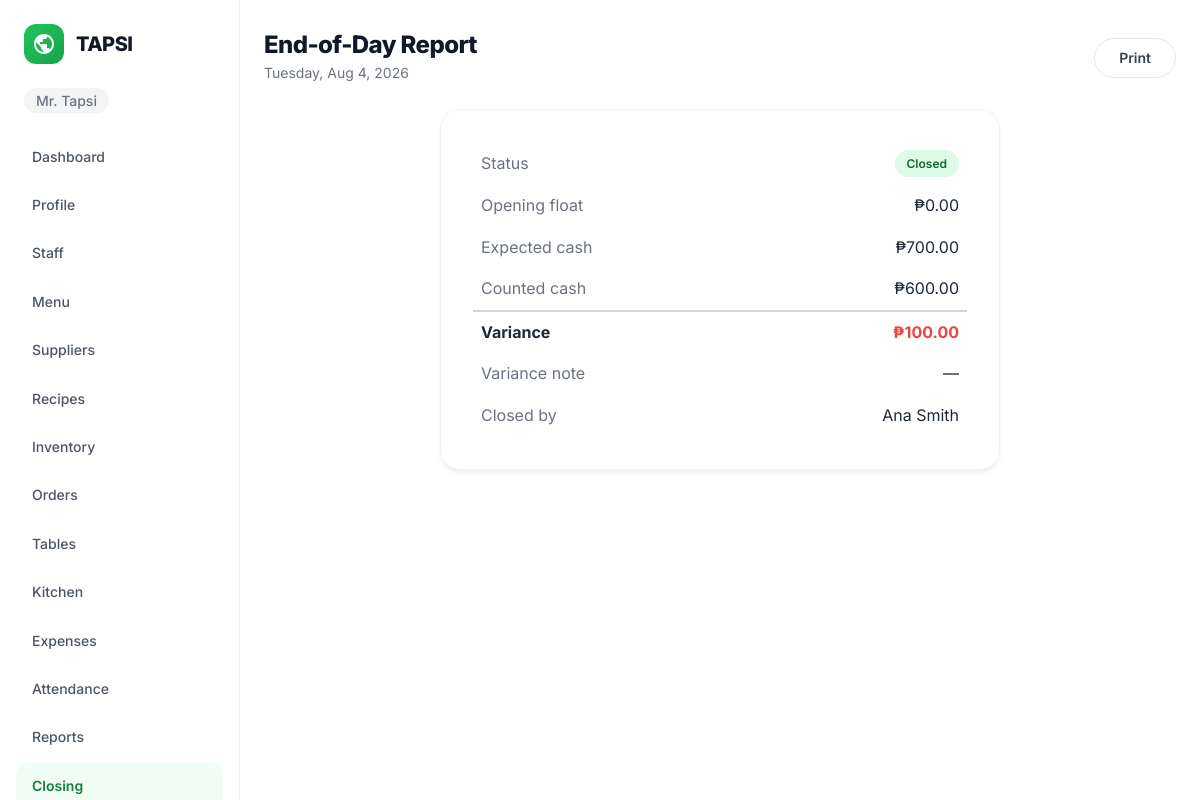
The page /closing/report/3/ (signed in) on the database its author committed.
### accounts/models.py (models this page shows, shortened)
class User(AbstractUser):
    class Role(models.TextChoices):
        OWNER = "OWNER", "Owner"
        MANAGER = "MANAGER", "Manager"
        CASHIER = "CASHIER", "Cashier"
        KITCHEN = "KITCHEN", "Kitchen"
    username = models.CharField(max_length=254, unique=True, editable=False)
    email = models.EmailField(unique=True)
    restaurant = models.ForeignKey(Restaurant, on_delete=models.PROTECT, related_name="users", null=True, blank=True)
    role = models.CharField(max_length=10, choices=Role.choices, default=Role.CASHIER)
    phone = models.CharField(max_length=30, blank=True, validators=[RegexValidator(r"^[0-9+() -]*$", "Enter a valid phone number.")])
    avatar = models.FileField(upload_to="avatars/", blank=True)
    must_change_password = models.BooleanField(default=False)
    failed_login_count = models.PositiveSmallIntegerField(default=0)
    locked_until = models.DateTimeField(null=True, blank=True)
    pending_email = models.EmailField(blank=True)
    is_deleted = models.BooleanField(default=False)
    deleted_at = models.DateTimeField(null=True, blank=True)
    USERNAME_FIELD = "email"
    REQUIRED_FIELDS: list[str] = []
    objects = UserManager()
    class Meta:
        indexes = [
            models.Index(fields=["restaurant", "role"]),
            models.Index(fields=["restaurant", "is_active", "is_deleted"]),
        ]

class Restaurant(models.Model):
    name = models.CharField(max_length=150)
    address = models.TextField(blank=True)
    contact_number = models.CharField(max_length=30, blank=True)
    tin = models.CharField(max_length=30, blank=True)
    is_vat_registered = models.BooleanField(default=False)
    receipt_footer = models.CharField(max_length=255, blank=True)
    timezone = models.CharField(max_length=50, default="Asia/Manila", editable=False)
    created_at = models.DateTimeField(auto_now_add=True)

### closing/models.py (models this page shows, shortened)
class DailyClosing(models.Model):
    class Status(models.TextChoices):
        CLOSED = "CLOSED", "Closed"
        REOPENED = "REOPENED", "Reopened"
    restaurant_id = models.PositiveIntegerField(db_index=True)
    business_date = models.DateField(db_index=True)
    opening_float = models.DecimalField(max_digits=12, decimal_places=2, default=0)
    expected_cash = models.DecimalField(max_digits=12, decimal_places=2, default=0)
    counted_cash = models.DecimalField(max_digits=12, decimal_places=2, default=0)
    variance = models.DecimalField(max_digits=12, decimal_places=2, default=0)
    variance_note = models.CharField(max_length=255, blank=True)
    status = models.CharField(max_length=10, choices=Status.choices, default=Status.CLOSED)
    closed_by = models.ForeignKey(
        "accounts.User", on_delete=models.SET_NULL, null=True, blank=True,
        related_name="days_closed",
    )
    reopened_by = models.ForeignKey(
        "accounts.User", on_delete=models.SET_NULL, null=True, blank=True,
        related_name="days_reopened",
    )
    reopen_reason = models.CharField(max_length=255, blank=True)
    reopened_at = models.DateTimeField(null=True, blank=True)
    created_at = models.DateTimeField(auto_now_add=True)
    updated_at = models.DateTimeField(auto_now=True)
    class Meta:
        unique_together = ("restaurant_id", "business_date")
        ordering = ("-business_date",)

### closing/views.py (the view)
# urls.py: path("report/<int:pk>/", views.eod_report, name="eod_report"),
@user_passes_test(_is_manager_or_above)
def eod_report(request, pk):
    rid = _restaurant_id(request.user)
    closing = get_object_or_404(DailyClosing, pk=pk, restaurant_id=rid)
    return render(request, "closing/eod_report.html", {"closing": closing})

### accounts/models.py (called while the page is built)
    def get_queryset(self):
        return super().get_queryset().filter(is_deleted=False)

### closing/views.py (called while the page is built)
def _is_manager_or_above(user):
    return user.is_authenticated and user.role in {User.Role.OWNER, User.Role.MANAGER}

def _restaurant_id(user):
    return user.restaurant_id

### templates/closing/eod_report.html (shortened to what this page needs)
{% extends 'base.html' %}
{% block content %}
<div class="page-heading">
    <div>
        <h1>End-of-Day Report</h1>
        <p style="color: var(--gray-500); font-size: var(--font-size-sm); margin-top: var(--space-1);">{{ closing.business_date|date:"l, M j, Y" }}</p>
    </div>
    <button onclick="window.print()" class="btn btn-secondary">Print</button>
</div>
<div class="form-card" style="max-width: 560px;">
    <table style="width: 100%; border-collapse: collapse;">
        <tr><td style="padding: var(--space-2); color: var(--gray-500);">Status</td>
            <td style="padding: var(--space-2); text-align: right;">{% if closing.status == 'CLOSED' %}<span class="badge badge-success">Closed</span>{% else %}<span class="badge badge-warning">Reopened</span>{% endif %}</td></tr>
        <tr><td style="padding: var(--space-2); color: var(--gray-500);">Opening float</td>
            <td style="padding: var(--space-2); text-align: right;">₱{{ closing.opening_float|floatformat:2 }}</td></tr>
        <tr><td style="padding: var(--space-2); color: var(--gray-500);">Expected cash</td>
            <td style="padding: var(--space-2); text-align: right;">₱{{ closing.expected_cash|floatformat:2 }}</td></tr>
        <tr><td style="padding: var(--space-2); color: var(--gray-500);">Counted cash</td>
            <td style="padding: var(--space-2); text-align: right;">₱{{ closing.counted_cash|floatformat:2 }}</td></tr>
        <tr style="border-top: 2px solid var(--gray-300);">
            <td style="padding: var(--space-2); font-weight: 700;">Variance</td>
            <td style="padding: var(--space-2); text-align: right; font-weight: 700; color: {% if closing.variance %}var(--color-error){% else %}var(--color-success){% endif %};">₱{{ closing.variance|floatformat:2 }}</td></tr>
        <tr><td style="padding: var(--space-2); color: var(--gray-500);">Variance note</td>
            <td style="padding: var(--space-2); text-align: right;">{{ closing.variance_note|default:"—" }}</td></tr>
        <tr><td style="padding: var(--space-2); color: var(--gray-500);">Closed by</td>
            <td style="padding: var(--space-2); text-align: right;">{{ closing.closed_by.get_full_name|default:closing.closed_by.email }}</td></tr>
    </table>
</div>
{% endblock %}

### templates/base.html (shortened to what this page needs)
{% load static %}
<!doctype html>
<html lang="en">
<head>
    <link rel="stylesheet" href="{% static 'css/design/tokens.css' %}">
    <link rel="stylesheet" href="{% static 'css/design/components.css' %}">
    <link rel="stylesheet" href="{% static 'css/app.css' %}">
</head>
<body>
    {% if user.is_authenticated %}
    <aside class="sidebar">
        <a class="navbar-logo" href="{% url 'dashboard' %}">
            <div class="navbar-logo-icon">
            </div>
            <span class="navbar-logo-text">TAPSI</span>
        </a>
        <div class="sidebar-restaurant"><span class="nav-restaurant-name">{{ user.restaurant.name }}</span></div>
        <nav class="sidebar-nav">
            <ul class="sidebar-links">
                <li><a href="{% url 'dashboard' %}" class="{% if request.resolver_match.url_name == 'dashboard' %}active{% endif %}">Dashboard</a></li>
                <li><a href="{% url 'accounts:profile' %}" class="{% if request.resolver_match.url_name == 'profile' %}active{% endif %}">Profile</a></li>
                {% if user.role == 'OWNER' or user.role == 'MANAGER' %}
                <li><a href="{% url 'accounts:staff_list' %}" class="{% if request.resolver_match.url_name == 'staff_list' or request.resolver_match.url_name == 'create_staff' %}active{% endif %}">Staff</a></li>
                <li><a href="{% url 'menu:menu_list' %}" class="{% if 'menu' in request.resolver_match.app_name %}active{% endif %}">Menu</a></li>
                <li><a href="{% url 'suppliers:supplier_list' %}" class="{% if 'suppliers' in request.resolver_match.app_name %}active{% endif %}">Suppliers</a></li>
                <li><a href="{% url 'recipes:recipe_list' %}" class="{% if 'recipes' in request.resolver_match.app_name %}active{% endif %}">Recipes</a></li>
                {% endif %}
                <li><a href="{% url 'inventory:ingredient_list' %}" class="{% if 'inventory' in request.resolver_match.app_name %}active{% endif %}">Inventory</a></li>
                <li><a href="{% url 'orders:order_list' %}" class="{% if 'orders' in request.resolver_match.app_name and request.resolver_match.url_name != 'table_list' %}active{% endif %}">Orders</a></li>
                <li><a href="{% url 'orders:table_list' %}" class="">Tables</a></li>
                <li><a href="{% url 'orders:kitchen_queue' %}" class="{% if request.resolver_match.url_name == 'kitchen_queue' %}active{% endif %}">Kitchen</a></li>
                {% if user.role == 'OWNER' or user.role == 'MANAGER' or user.role == 'CASHIER' %}
                <li><a href="{% url 'expenses:expense_list' %}" class="{% if 'expenses' in request.resolver_match.app_name %}active{% endif %}">Expenses</a></li>
                {% endif %}
                <li><a href="{% url 'employees:attendance_list' %}" class="{% if 'employees' in request.resolver_match.app_name %}active{% endif %}">Attendance</a></li>
                {% if user.role == 'OWNER' or user.role == 'MANAGER' %}
                <li><a href="{% url 'reports:daily_sales' %}" class="{% if 'reports' in request.resolver_match.app_name %}active{% endif %}">Reports</a></li>
                <li><a href="{% url 'closing:closing_list' %}" class="{% if 'closing' in request.resolver_match.app_name %}active{% endif %}">Closing</a></li>
                {% endif %}
            </ul>
        </nav>
    </aside>
    {% endif %}
    <main class="{% if user.is_authenticated %}app-main{% endif %}">
        <div class="container">
            {% block content %}{% endblock %}
        </div>
    </main>
</body>
</html>

### static/css/design/tokens.css (style rules this page uses)
:root { --tapsi-50: #f0fdf4; --tapsi-100: #dcfce7; --tapsi-200: #bbf7d0; --tapsi-300: #86efac; --tapsi-400: #4ade80; --tapsi-500: #22c55e; --tapsi-600: #16a34a; --tapsi-700: #15803d; --tapsi-800: #166534; --tapsi-900: #14532d; --gray-50: #f9fafb; --gray-100: #f3f4f6; --gray-200: #e5e7eb; --gray-300: #d1d5db; --gray-400: #9ca3af; --gray-500: #6b7280; --gray-600: #4b5563; --gray-700: #374151; --gray-800: #1f2937; --gray-900: #111827; --color-success: #22c55e; --color-warning: #f59e0b; --color-error: #ef4444; --color-info: #3b82f6; --surface-primary: #ffffff; --surface-secondary: #f9fafb; --surface-tertiary: #f3f4f6; --font-family: 'Inter', system-ui, -apple-system, BlinkMacSystemFont, 'Segoe UI', sans-serif; --font-size-xs: 0.75rem; --font-size-sm: 0.875rem; --font-size-base: 1rem; --font-size-lg: 1.125rem; --font-size-xl: 1.25rem; --font-size-2xl: 1.5rem; --font-size-3xl: 1.875rem; --font-size-4xl: 2.25rem; --font-size-5xl: 3rem; --font-weight-regular: 400; --font-weight-medium: 500; --font-weight-semibold: 600; --font-weight-bold: 700; --font-weight-extrabold:800; --line-height-tight: 1.1; --line-height-snug: 1.3; --line-height-normal: 1.6; --line-height-relaxed:1.75; --letter-spacing-tight: -0.025em; --letter-spacing-normal: 0; --letter-spacing-wide: 0.05em; --space-0: 0; --space-1: 0.25rem; --space-2: 0.5rem; --space-3: 0.75rem; --space-4: 1rem; --space-5: 1.25rem; --space-6: 1.5rem; --space-8: 2rem; --space-10: 2.5rem; --space-12: 3rem; --space-16: 4rem; --space-20: 5rem; --space-24: 6rem; --radius-sm: 6px; --radius-md: 8px; --radius-lg: 12px; --radius-xl: 16px; --radius-2xl: 20px; --radius-full: 9999px; --shadow-xs: 0 1px 2px rgba(0, 0, 0, 0.04); --shadow-sm: 0 1px 3px rgba(0, 0, 0, 0.06), 0 1px 2px rgba(0, 0, 0, 0.04); --shadow-md: 0 4px 6px -1px rgba(0, 0, 0, 0.06), 0 2px 4px -2px rgba(0, 0, 0, 0.04); --shadow-lg: 0 10px 15px -3px rgba(0, 0, 0, 0.07), 0 4px 6px -4px rgba(0, 0, 0, 0.04); --shadow-xl: 0 20px 25px -5px rgba(0, 0, 0, 0.08), 0 8px 10px -6px rgba(0, 0, 0, 0.04); --shadow-2xl: 0 25px 50px -12px rgba(0, 0, 0, 0.15); --shadow-inner: inset 0 2px 4px rgba(0, 0, 0, 0.04); --transition-fast: 150ms ease; --transition-base: 200ms ease; --transition-slow: 300ms ease; --transition-spring: 500ms cubic-bezier(0.34, 1.56, 0.64, 1); --z-dropdown: 10; --z-sticky: 20; --z-overlay: 30; --z-modal: 40; --z-toast: 50; --container-sm: 640px; --container-md: 768px; --container-lg: 1024px; --container-xl: 1200px; --container-2xl: 1400px; }

### static/css/design/components.css (style rules this page uses)
*, *::before, *::after { margin: 0; padding: 0; box-sizing: border-box; }
body { font-family: var(--font-family); font-size: var(--font-size-base); line-height: var(--line-height-normal); color: var(--gray-800); background: var(--surface-primary); -webkit-font-smoothing: antialiased; }
.btn { display: inline-flex; align-items: center; justify-content: center; gap: var(--space-2); padding: var(--space-3) var(--space-6); font-family: var(--font-family); font-size: var(--font-size-sm); font-weight: var(--font-weight-semibold); line-height: 1; text-decoration: none; border: none; border-radius: var(--radius-full); cursor: pointer; transition: all var(--transition-base); white-space: nowrap; }
.btn-secondary { background: var(--surface-primary); color: var(--gray-700); border: 1.5px solid var(--gray-200); }
.badge { display: inline-flex; align-items: center; gap: var(--space-1); padding: var(--space-1) var(--space-3); font-size: var(--font-size-xs); font-weight: var(--font-weight-semibold); border-radius: var(--radius-full); }
.badge-success { background: #dcfce7; color: #166534; }
.navbar-logo { display: flex; align-items: center; gap: var(--space-3); text-decoration: none; }
.navbar-logo-icon { width: 40px; height: 40px; background: linear-gradient(135deg, var(--tapsi-500), var(--tapsi-600)); border-radius: var(--radius-lg); display: flex; align-items: center; justify-content: center; }
.navbar-logo-text { font-size: var(--font-size-xl); font-weight: var(--font-weight-extrabold); color: var(--gray-900); letter-spacing: var(--letter-spacing-tight); }

### rows shown on the page
User: restaurant.name "Mr. Tapsi"
DailyClosing: business_date "Tuesday, Aug 4, 2026", opening_float "0.00", expected_cash "700.00", counted_cash "600.00", variance "100.00", variance_note "—", closed_by.get_full_name "Ana Smith"
